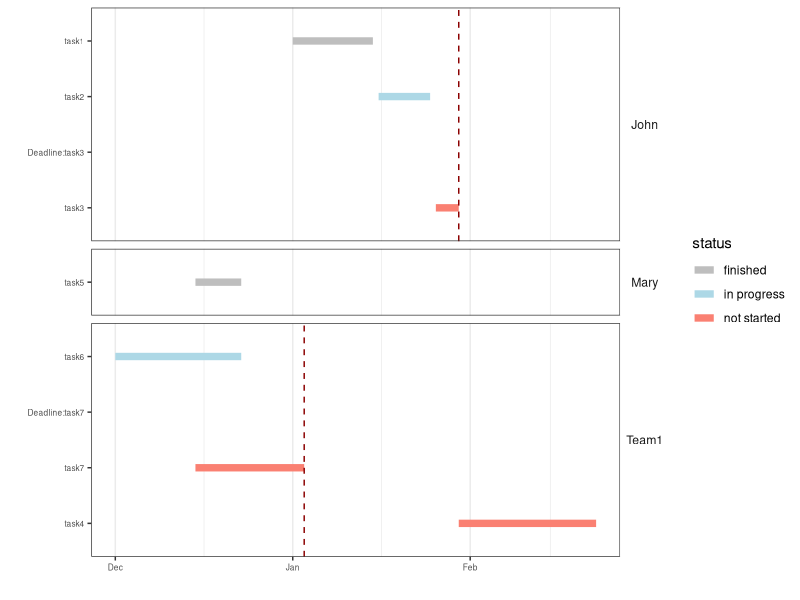
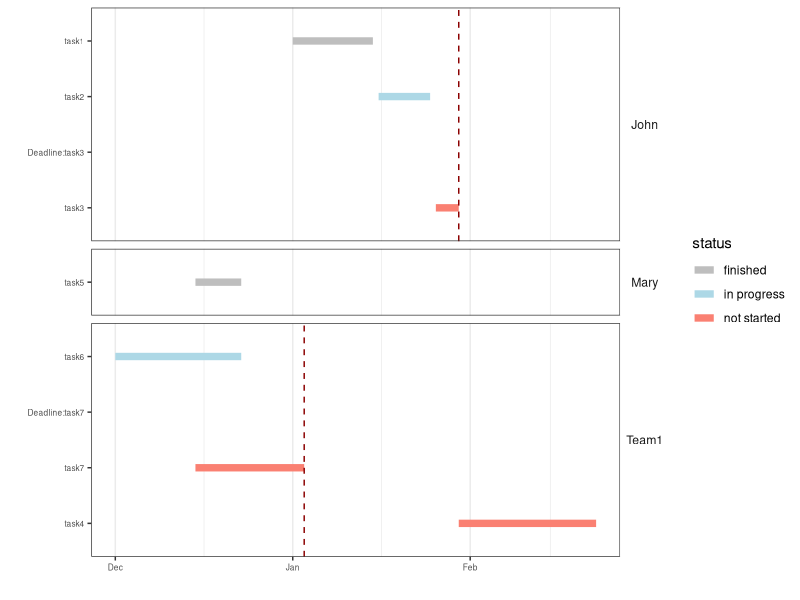

These charts were generated, in order, by the following R code:
# Load neccessary packages
library(data.table)
library(ggplot2)
library(stringr)

# Read in input data
# format: 
# content,group,member,start,end,status
# task1,John,NA,30/01/17,30/02/17,finished
# task2,Team1,NA,30/01/17,30/02/17,not started
# Deadline: task3,John,NA,30/01/17,30/01/17,in progress
dat <- fread('example_timeline.txt')

# Prepare data
dat$start <- as.Date(dat$start, format = '%d/%m/%y')
dat$end <- as.Date(dat$end, format = '%d/%m/%y')
dat <- dat[order(dat$end, decreasing = TRUE), ]

# Here order the individuals/teams
dat$group <- factor(dat$group, levels = c('John', 'Jack', 'Mary', 'Team1'))
dat$content <- factor(dat$content, levels = as.character(dat$content))

# Separately parse deadlines
deadlines <- dat[str_detect(dat$content, 'Deadline'), ]
deadlines <- dat[str_detect(dat$content, 'Deadline'), ]

# Visualize
gantt <- ggplot(data = dat) +
  geom_segment(aes(x = start, xend = end, y = content, yend = content, colour = status), size = 2.5) +
  theme_bw() + theme_bw() + facet_grid(group ~ ., drop = TRUE, scales = "free_y", space = "free") + 
  theme(axis.text = element_text(size = 6), panel.grid.minor.y = element_blank(), 
        panel.grid.major.y = element_blank(), 
        strip.text.y = element_text(angle = 0),
        strip.background = element_rect(colour = "black", fill = "white",
                                        size = 0)) + 
  geom_vline(aes(xintercept = as.numeric(Sys.Date())), colour="red", linetype = 1, size = 0.25) +
  geom_vline(data = deadlines, aes(xintercept = as.numeric(deadlines$start)), colour = 'darkred', linetype = 2) + 
  scale_colour_manual(values = c("finished" = "grey", "in progress" = "lightblue", "not started" = "salmon")) + ylab('') + xlab('')

gantt

# Adjust size and save as .png  
ggsave('gantt_test.png', dpi = 600, width = 8 * 1.3, height = 4 * 1.3, units = 'in')
